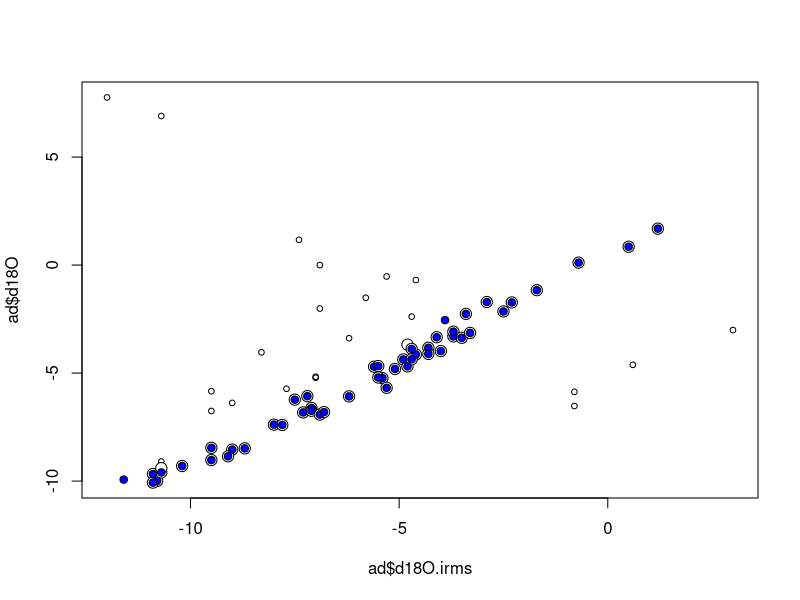

The R source for this figure: (Note: this script raises an error after producing the figure.)
library(MASS)

# Read data
pirms = read.csv("out/pirms.csv")
sirms = read.csv("out/sirms.csv")

## Combine plant and soil for model fitting
pirms = pirms[, names(pirms) != "Species"]
names(sirms) = names(pirms)
ad = rbind(pirms, sirms)

## Tolerance for 'good' samples
ad$Good = ad$d18O - ad$d18O.irms < 1.3 & ad$d18O - ad$d18O.irms > -1

## LDA cross validation
ld.cv = lda(Good ~ BaseShift + SlopeShift + Residuals + BaseCurve + CH4, 
            data = ad, CV = TRUE, prior = c(0.6, 0.4))
ld.cv$class = as.logical(ld.cv$class)

## Review classifications
plot(ad$d18O.irms, ad$d18O, pch = 1, cex = 0.75)
points(ad$d18O.irms[ad$Good], ad$d18O[ad$Good], pch = 21, bg = "white", 
       cex = 1.5)
points(ad$d18O.irms[ld.cv$class], ad$d18O[ld.cv$class], 
       pch = 21, bg = "blue")

## Fit full model
ld = lda(Good ~ BaseShift + SlopeShift + Residuals + BaseCurve + CH4, 
         data = ad, prior = c(0.6, 0.4))
ld

## Apply screening
pirms$Good = as.logical(predict(ld, pirms)$class)
sirms$Good = as.logical(predict(ld, sirms)$class)

## Fraction of data affected
1 - sum(pirms$Good) / nrow(pirms)
1 - sum(sirms$Good) / nrow(sirms)

## Save
write.csv(pirms, "out/pirms.csv", row.names = FALSE)
write.csv(sirms, "out/sirms.csv", row.names = FALSE)
save(ld, ad, file = "out/ld.rda")
